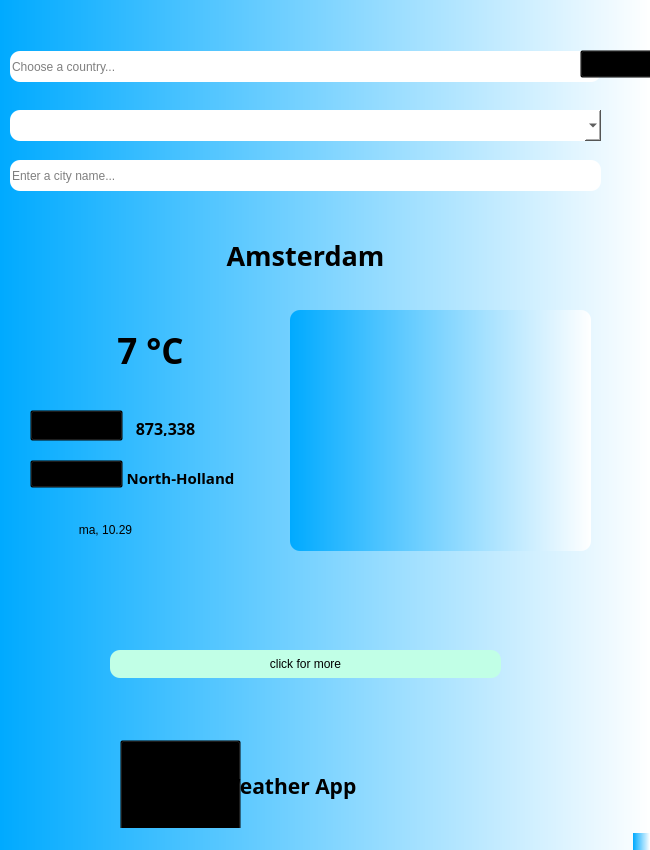
<?xml version="1.0" encoding="UTF-8"?>
<ui version="4.0">
 <class>MainWindow</class>
 <widget class="QMainWindow" name="MainWindow">
  <property name="geometry">
   <rect>
    <x>0</x>
    <y>0</y>
    <width>650</width>
    <height>850</height>
   </rect>
  </property>
  <property name="maximumSize">
   <size>
    <width>650</width>
    <height>850</height>
   </size>
  </property>
  <property name="windowTitle">
   <string>MainWindow</string>
  </property>
  <property name="styleSheet">
   <string notr="true">background-color:qlineargradient(spread:pad, x1:0, y1:0, x2:1, y2:0, stop:0 rgba(0, 170, 255, 255), stop:1 rgba(255, 255, 255, 255));</string>
  </property>
  <widget class="QWidget" name="centralwidget">
   <widget class="QLineEdit" name="country_line">
    <property name="geometry">
     <rect>
      <x>10</x>
      <y>51</y>
      <width>591</width>
      <height>31</height>
     </rect>
    </property>
    <property name="styleSheet">
     <string notr="true">background-color: white;
border-radius:10px;</string>
    </property>
    <property name="text">
     <string/>
    </property>
    <property name="maxLength">
     <number>32766</number>
    </property>
    <property name="placeholderText">
     <string>Choose a country...</string>
    </property>
   </widget>
   <widget class="QPushButton" name="search_button">
    <property name="geometry">
     <rect>
      <x>580</x>
      <y>50</y>
      <width>91</width>
      <height>28</height>
     </rect>
    </property>
    <property name="styleSheet">
     <string notr="true">background-color: transparent</string>
    </property>
    <property name="text">
     <string/>
    </property>
    <property name="icon">
     <iconset>
      <normaloff>icons/search.png</normaloff>icons/search.png</iconset>
    </property>
   </widget>
   <widget class="QLabel" name="city_label">
    <property name="geometry">
     <rect>
      <x>160</x>
      <y>220</y>
      <width>291</width>
      <height>71</height>
     </rect>
    </property>
    <property name="font">
     <font>
      <family>Arial Black</family>
      <pointsize>20</pointsize>
      <weight>75</weight>
      <bold>true</bold>
     </font>
    </property>
    <property name="styleSheet">
     <string notr="true">background-color: transparent;</string>
    </property>
    <property name="text">
     <string>Amsterdam</string>
    </property>
    <property name="alignment">
     <set>Qt::AlignCenter</set>
    </property>
   </widget>
   <widget class="QLabel" name="date_label">
    <property name="geometry">
     <rect>
      <x>20</x>
      <y>520</y>
      <width>171</width>
      <height>20</height>
     </rect>
    </property>
    <property name="styleSheet">
     <string notr="true">background-color: transparent;</string>
    </property>
    <property name="text">
     <string>ma, 10.29</string>
    </property>
    <property name="alignment">
     <set>Qt::AlignCenter</set>
    </property>
   </widget>
   <widget class="QPushButton" name="info_button">
    <property name="geometry">
     <rect>
      <x>110</x>
      <y>650</y>
      <width>391</width>
      <height>28</height>
     </rect>
    </property>
    <property name="styleSheet">
     <string notr="true">background-color: rgb(193, 255, 230);

border-radius:10px;</string>
    </property>
    <property name="text">
     <string>click for more</string>
    </property>
   </widget>
   <widget class="QLabel" name="img_label">
    <property name="geometry">
     <rect>
      <x>290</x>
      <y>310</y>
      <width>301</width>
      <height>241</height>
     </rect>
    </property>
    <property name="styleSheet">
     <string notr="true">border-radius:10px;</string>
    </property>
    <property name="text">
     <string/>
    </property>
    <property name="pixmap">
     <pixmap>icons/pngwing.com.png</pixmap>
    </property>
    <property name="alignment">
     <set>Qt::AlignCenter</set>
    </property>
   </widget>
   <widget class="QLabel" name="temp_label">
    <property name="geometry">
     <rect>
      <x>60</x>
      <y>270</y>
      <width>181</width>
      <height>161</height>
     </rect>
    </property>
    <property name="font">
     <font>
      <family>Arial Black</family>
      <pointsize>26</pointsize>
      <weight>75</weight>
      <bold>true</bold>
     </font>
    </property>
    <property name="styleSheet">
     <string notr="true">background-color: transparent;</string>
    </property>
    <property name="text">
     <string>7 °C</string>
    </property>
    <property name="alignment">
     <set>Qt::AlignCenter</set>
    </property>
   </widget>
   <widget class="QLineEdit" name="city_line">
    <property name="geometry">
     <rect>
      <x>10</x>
      <y>160</y>
      <width>591</width>
      <height>31</height>
     </rect>
    </property>
    <property name="styleSheet">
     <string notr="true">background-color: rgb(255, 255, 255);
border-radius:10px;</string>
    </property>
    <property name="placeholderText">
     <string>Enter a city name...</string>
    </property>
   </widget>
   <widget class="QPushButton" name="pushButton_3">
    <property name="geometry">
     <rect>
      <x>30</x>
      <y>460</y>
      <width>93</width>
      <height>28</height>
     </rect>
    </property>
    <property name="styleSheet">
     <string notr="true">background-color:transparent
</string>
    </property>
    <property name="text">
     <string/>
    </property>
    <property name="icon">
     <iconset>
      <normaloff>icons/location.png</normaloff>icons/location.png</iconset>
    </property>
    <property name="iconSize">
     <size>
      <width>25</width>
      <height>30</height>
     </size>
    </property>
   </widget>
   <widget class="QPushButton" name="pushButton_4">
    <property name="geometry">
     <rect>
      <x>30</x>
      <y>410</y>
      <width>93</width>
      <height>31</height>
     </rect>
    </property>
    <property name="styleSheet">
     <string notr="true">background-color:transparent</string>
    </property>
    <property name="text">
     <string/>
    </property>
    <property name="icon">
     <iconset>
      <normaloff>icons/multiple-users-silhouette.png</normaloff>icons/multiple-users-silhouette.png</iconset>
    </property>
   </widget>
   <widget class="QLabel" name="region_label">
    <property name="geometry">
     <rect>
      <x>100</x>
      <y>470</y>
      <width>161</width>
      <height>16</height>
     </rect>
    </property>
    <property name="font">
     <font>
      <family>Arial Black</family>
      <pointsize>11</pointsize>
      <weight>75</weight>
      <bold>true</bold>
     </font>
    </property>
    <property name="styleSheet">
     <string notr="true">background-color:transparent</string>
    </property>
    <property name="text">
     <string>North-Holland</string>
    </property>
    <property name="alignment">
     <set>Qt::AlignCenter</set>
    </property>
   </widget>
   <widget class="QComboBox" name="region_combobox">
    <property name="geometry">
     <rect>
      <x>10</x>
      <y>110</y>
      <width>591</width>
      <height>31</height>
     </rect>
    </property>
    <property name="styleSheet">
     <string notr="true">background-color: rgb(255, 255, 255);

border-radius:10px;</string>
    </property>
    <property name="currentText">
     <string/>
    </property>
   </widget>
   <widget class="QPushButton" name="pushButton">
    <property name="geometry">
     <rect>
      <x>120</x>
      <y>740</y>
      <width>121</width>
      <height>91</height>
     </rect>
    </property>
    <property name="styleSheet">
     <string notr="true">background-color: transparent;
</string>
    </property>
    <property name="text">
     <string/>
    </property>
    <property name="icon">
     <iconset>
      <normaloff>icons/weather-news.png</normaloff>icons/weather-news.png</iconset>
    </property>
    <property name="iconSize">
     <size>
      <width>50</width>
      <height>50</height>
     </size>
    </property>
   </widget>
   <widget class="QLabel" name="label">
    <property name="geometry">
     <rect>
      <x>220</x>
      <y>770</y>
      <width>241</width>
      <height>31</height>
     </rect>
    </property>
    <property name="font">
     <font>
      <family>Arial Black</family>
      <pointsize>16</pointsize>
      <weight>75</weight>
      <bold>true</bold>
     </font>
    </property>
    <property name="styleSheet">
     <string notr="true">background-color: transparent;</string>
    </property>
    <property name="text">
     <string>Weather App</string>
    </property>
   </widget>
   <widget class="QLabel" name="population_label">
    <property name="geometry">
     <rect>
      <x>90</x>
      <y>420</y>
      <width>151</width>
      <height>16</height>
     </rect>
    </property>
    <property name="font">
     <font>
      <family>Arial Black</family>
      <pointsize>12</pointsize>
      <weight>75</weight>
      <bold>true</bold>
     </font>
    </property>
    <property name="styleSheet">
     <string notr="true">background-color: transparent</string>
    </property>
    <property name="text">
     <string>873,338</string>
    </property>
    <property name="alignment">
     <set>Qt::AlignCenter</set>
    </property>
   </widget>
  </widget>
  <widget class="QStatusBar" name="statusbar"/>
 </widget>
 <resources/>
 <connections/>
</ui>
